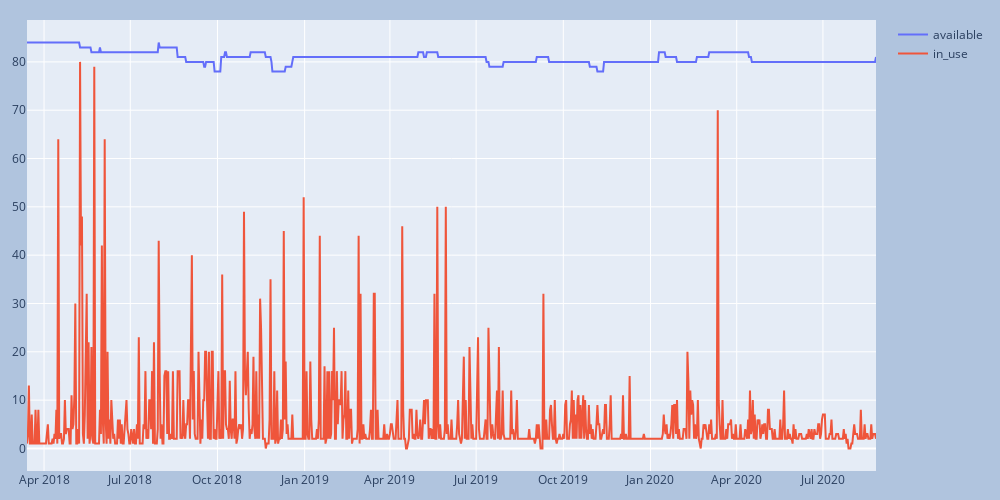

Notebook cell for this chart:
### Code cell
plot_trace(uc_tracer, ['available', 'in_use'])

### Figure 1 — Plotly figure (JSON) as saved in the notebook; plotly's stock layout.template omitted (floating-point values rounded to 4 significant figures; data arrays with more than 128 entries replaced by an {"elided": "..."} marker saying what was removed)
{"data": [{"mode": "lines", "name": "available", "type": "scatter", "x": {"elided": "897 str values"}, "y": {"elided": "897 int values"}}, {"mode": "lines", "name": "in_use", "type": "scatter", "x": {"elided": "897 str values"}, "y": {"elided": "897 int values"}}], "layout": {"height": 500, "margin": {"b": 20, "l": 20, "r": 20, "t": 20}, "paper_bgcolor": "LightSteelBlue", "showlegend": true, "width": 1000}}
